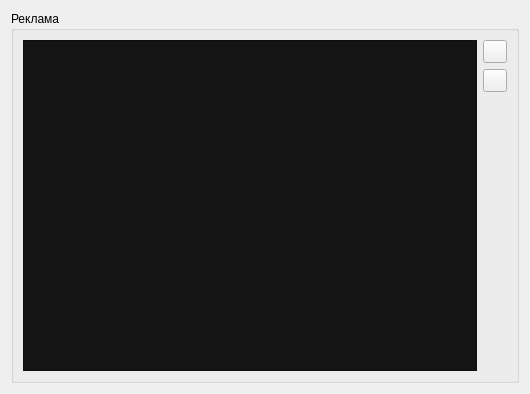
<?xml version="1.0" encoding="UTF-8"?>
<ui version="4.0">
 <class>CAdvertisementsWidget</class>
 <widget class="QWidget" name="CAdvertisementsWidget">
  <property name="geometry">
   <rect>
    <x>0</x>
    <y>0</y>
    <width>530</width>
    <height>394</height>
   </rect>
  </property>
  <property name="windowTitle">
   <string>Form</string>
  </property>
  <layout class="QGridLayout" name="gridLayout">
   <item row="0" column="0">
    <widget class="QGroupBox" name="gbxAdvertisement">
     <property name="title">
      <string>Реклама</string>
     </property>
     <layout class="QGridLayout" name="gridLayout_2">
      <item row="0" column="0">
       <widget class="QListWidget" name="lwImages">
        <property name="styleSheet">
         <string notr="true">QListWidget
{
	background-color: rgb(20, 20, 20);
}</string>
        </property>
        <property name="showDropIndicator" stdset="0">
         <bool>false</bool>
        </property>
        <property name="iconSize">
         <size>
          <width>800</width>
          <height>600</height>
         </size>
        </property>
        <property name="verticalScrollMode">
         <enum>QAbstractItemView::ScrollPerPixel</enum>
        </property>
        <property name="horizontalScrollMode">
         <enum>QAbstractItemView::ScrollPerPixel</enum>
        </property>
        <property name="movement">
         <enum>QListView::Static</enum>
        </property>
        <property name="resizeMode">
         <enum>QListView::Adjust</enum>
        </property>
        <property name="spacing">
         <number>30</number>
        </property>
        <property name="viewMode">
         <enum>QListView::IconMode</enum>
        </property>
       </widget>
      </item>
      <item row="0" column="1">
       <layout class="QVBoxLayout" name="verticalLayout">
        <item>
         <widget class="QToolButton" name="tbnAdd">
          <property name="toolTip">
           <string>Добавить изображение</string>
          </property>
          <property name="icon">
           <iconset resource="../main_res.qrc">
            <normaloff>:/images/add.png</normaloff>:/images/add.png</iconset>
          </property>
         </widget>
        </item>
        <item>
         <widget class="QToolButton" name="tbnDel">
          <property name="toolTip">
           <string>Удалить выбранное изображение</string>
          </property>
          <property name="icon">
           <iconset resource="../main_res.qrc">
            <normaloff>:/images/delete.png</normaloff>:/images/delete.png</iconset>
          </property>
         </widget>
        </item>
        <item>
         <spacer name="verticalSpacer">
          <property name="orientation">
           <enum>Qt::Vertical</enum>
          </property>
          <property name="sizeHint" stdset="0">
           <size>
            <width>20</width>
            <height>40</height>
           </size>
          </property>
         </spacer>
        </item>
       </layout>
      </item>
     </layout>
    </widget>
   </item>
  </layout>
 </widget>
 <resources>
  <include location="../main_res.qrc"/>
  <include location="../main_res.qrc"/>
 </resources>
 <connections/>
</ui>
